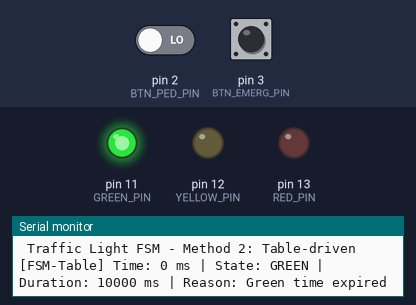
Simulated run of this sketch. Board: Arduino Uno, built with avr-gcc and run on an emulated ATmega328P. Parts: output pins drawn as LEDs (lit = HIGH), the last lines printed to the serial monitor. Dashed ring = blinking. Inputs (shaded band) come from the test bench; at power-on: pin 3 (BTN_EMERG_PIN) LOW, pin 2 (BTN_PED_PIN) LOW.

Above: at 1.2 s.
1.3 s: pin 3 (BTN_EMERG_PIN) pulled HIGH for 0.15 s
At 1.67 s:
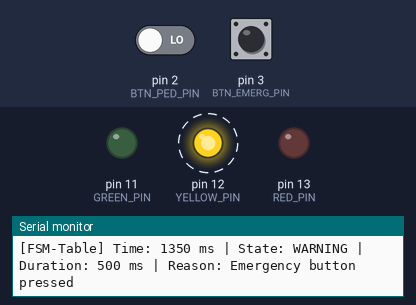
7.3 s: pin 3 (BTN_EMERG_PIN) pulled HIGH for 1 s
At 8.5 s:
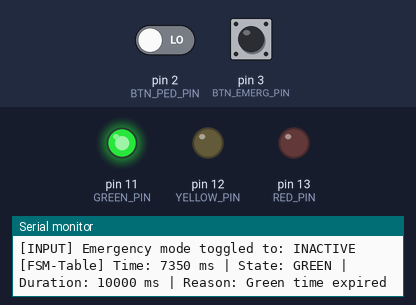
12.3 s: pin 3 (BTN_EMERG_PIN) pulled HIGH for 3.2 s
At 13.3 s:
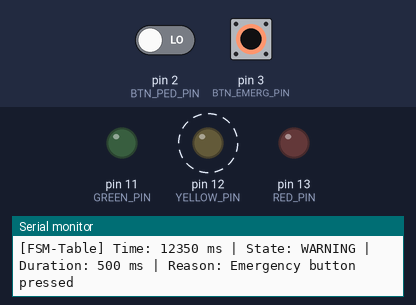
17.0 s: pin 2 (BTN_PED_PIN) driven HIGH and pin 3 (BTN_EMERG_PIN) driven HIGH
At 30.6 s:
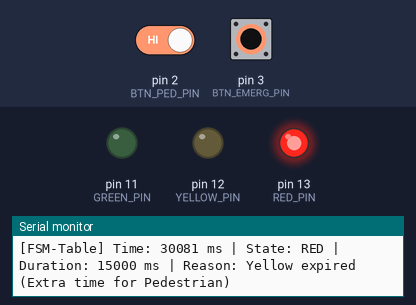
Timing chart, 0 to 59.6 s (numbered marks = the images above; inputs shaded):
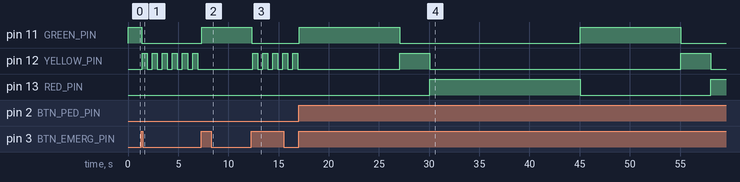

The sketch:

laba2_2.ino
```cpp
const int RED_PIN = 13;
const int YELLOW_PIN = 12;
const int GREEN_PIN = 11;
const int BTN_PED_PIN = 2;
const int BTN_EMERG_PIN = 3;
enum TrafficState {
  STATE_GREEN,
  STATE_YELLOW,
  STATE_RED,
  STATE_WARNING,
  NUM_STATES
};
struct StateConfig {
  TrafficState state;
  TrafficState nextState;
  unsigned long duration;
  const char* reason;
};
const StateConfig FSM_TABLE[] = {
  { STATE_GREEN,   STATE_YELLOW,  10000, "Green time expired" }, // 10 сек
  { STATE_YELLOW,  STATE_RED,     3000,  "Yellow expired" },     // 3 сек
  { STATE_RED,     STATE_GREEN,   10000, "Red expired" },        // 10 сек
  { STATE_WARNING, STATE_GREEN,   0,     "Emergency cleared" }
};
TrafficState currentState = STATE_GREEN;
unsigned long stateTimer = 0;
unsigned long currentDuration = 10000;
bool pedestrianRequested = false;
bool isEmergencyMode = false;
const unsigned long DEBOUNCE_MS = 50;
bool lastPedState = LOW;
bool pedBtnPressed = false;
unsigned long lastPedDebounce = 0;
bool lastEmergState = LOW;
bool emergBtnPressed = false;
unsigned long lastEmergDebounce = 0;
unsigned long blinkTimer = 0;
bool yellowBlinkState = LOW;

void changeState(TrafficState newState, unsigned long duration, const char* reason) {
  currentState = newState;
  stateTimer = millis();
  currentDuration = duration;
  digitalWrite(RED_PIN, LOW);
  digitalWrite(YELLOW_PIN, LOW);
  digitalWrite(GREEN_PIN, LOW);
  switch (newState) {
    case STATE_GREEN:
      digitalWrite(GREEN_PIN, HIGH);
      break;
    case STATE_YELLOW:
      digitalWrite(YELLOW_PIN, HIGH);
      break;
    case STATE_RED:
      digitalWrite(RED_PIN, HIGH);
      break;
    case STATE_WARNING:
      break;
  }
  Serial.print(F("[FSM-Table] Time: "));
  Serial.print(stateTimer);
  Serial.print(F(" ms | State: "));
  if (newState == STATE_GREEN) Serial.print(F("GREEN"));
  else if (newState == STATE_YELLOW) Serial.print(F("YELLOW"));
  else if (newState == STATE_RED) Serial.print(F("RED"));
  else if (newState == STATE_WARNING) Serial.print(F("WARNING"));
  Serial.print(F(" | Duration: "));
  Serial.print(duration);
  Serial.print(F(" ms | Reason: "));
  Serial.println(reason);
}
void processInputs() {
  unsigned long now = millis();
  bool pedReading = digitalRead(BTN_PED_PIN);
  if (pedReading != lastPedState) {
    lastPedDebounce = now;
    lastPedState = pedReading;
  }
  if ((now - lastPedDebounce) > DEBOUNCE_MS) {
    if (pedReading == HIGH && !pedBtnPressed) {
      pedBtnPressed = true;
      pedestrianRequested = true;
      Serial.print(F("[INPUT] Pedestrian button pressed! Current state: "));
      if (currentState == STATE_GREEN) Serial.println(F("GREEN (Will extend next RED)"));
      else if (currentState == STATE_YELLOW) Serial.println(F("YELLOW (Will extend next RED)"));
      else if (currentState == STATE_RED) Serial.println(F("RED (Already active)"));
    } else if (pedReading == LOW) {
      pedBtnPressed = false;
    }
  }
  bool emergReading = digitalRead(BTN_EMERG_PIN);
  if (emergReading != lastEmergState) {
    lastEmergDebounce = now;
    lastEmergState = emergReading;
  }
  if ((now - lastEmergDebounce) > DEBOUNCE_MS) {
    if (emergReading == HIGH && !emergBtnPressed) {
      emergBtnPressed = true;
      isEmergencyMode = !isEmergencyMode;
      Serial.print(F("[INPUT] Emergency mode toggled to: "));
      Serial.println(isEmergencyMode ? F("ACTIVE") : F("INACTIVE"));
    } else if (emergReading == LOW) {
      emergBtnPressed = false;
    }
  }
}
void setup() {
  Serial.begin(9600);
  pinMode(RED_PIN, OUTPUT);
  pinMode(YELLOW_PIN, OUTPUT);
  pinMode(GREEN_PIN, OUTPUT);
  pinMode(BTN_PED_PIN, INPUT);
  pinMode(BTN_EMERG_PIN, INPUT);
  Serial.println(F(" Traffic Light FSM - Method 2: Table-driven"));
  changeState(STATE_GREEN, FSM_TABLE[STATE_GREEN].duration, FSM_TABLE[STATE_GREEN].reason);
}
void loop() {
  processInputs();
  if (isEmergencyMode && currentState != STATE_WARNING) {
    changeState(STATE_WARNING, 500, "Emergency button pressed");
    return;
  }
  if (currentState == STATE_WARNING) {
    if (millis() - blinkTimer >= 500) {
      blinkTimer = millis();
      yellowBlinkState = !yellowBlinkState;
      digitalWrite(YELLOW_PIN, yellowBlinkState);
    }
    if (!isEmergencyMode) {
      changeState(STATE_GREEN, FSM_TABLE[STATE_GREEN].duration, FSM_TABLE[STATE_GREEN].reason);
    }
    return;
  }

  if (millis() - stateTimer >= currentDuration) {
    TrafficState nextState = FSM_TABLE[currentState].nextState;
    unsigned long nextDuration = FSM_TABLE[nextState].duration;
    const char* reason = FSM_TABLE[currentState].reason;
    if (currentState == STATE_YELLOW && pedestrianRequested) {
      pedestrianRequested = false;
      nextDuration = 15000;
      reason = "Yellow expired (Extra time for Pedestrian)";
    }
    changeState(nextState, nextDuration, reason);
  }
}
```

Measured:
- after the input at 1.3 s, pin 11 (GREEN_PIN): HIGH → LOW after 0.05 s; pin 12 (YELLOW_PIN): alternates HIGH for 0.50 s and LOW for 0.50 s, starting after 0.13 s
- after the input at 7.3 s, pin 11 (GREEN_PIN): LOW → HIGH after 0.05 s; pin 12 (YELLOW_PIN): stops changing and stays LOW
- after the input at 12.3 s, pin 11 (GREEN_PIN): HIGH → LOW after 0.05 s; pin 12 (YELLOW_PIN): alternates HIGH for 0.50 s and LOW for 0.50 s, starting after 0.13 s
- after the input at 17.0 s, pin 11 (GREEN_PIN): alternates HIGH for 10.0 s and LOW for 18.0 s, starting after 0.08 s; pin 12 (YELLOW_PIN): alternates HIGH for 3.0 s and LOW for 25.0 s, starting after 10.1 s; pin 13 (RED_PIN): LOW → HIGH after 13.1 s, → LOW 15.0 s later, → HIGH 13.0 s later
